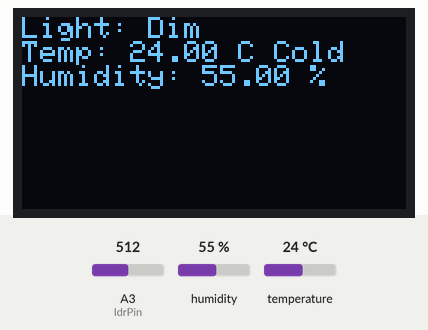
Recording of a sketch running on a simulated Arduino Uno, built with avr-gcc and run on an emulated ATmega328P. Shown: 128×64 one-colour display. The test bench sets the inputs (shaded band); at power-on: A3 (ldrPin) = 512, temperature 24 °C, humidity 55 %. What the sketch prints to the serial monitor is not drawn.

Above: at 1.2 s.
1.3 s: A3 (ldrPin) set to 315
7.6 s: A3 (ldrPin) set to 286
At 8.2 s:
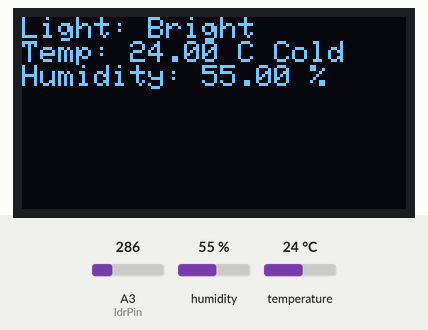
9.2 s: temperature set to 28 °C
At 12.0 s:
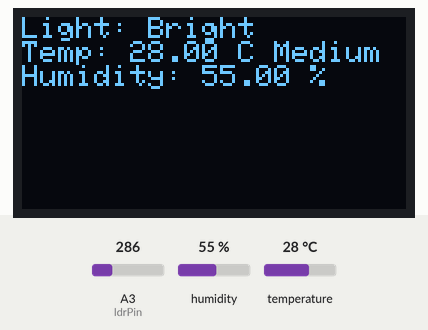
12.3 s: temperature set to 33 °C
At 13.6 s:
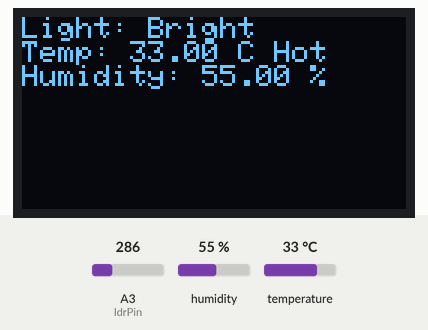
14.3 s: temperature set to 41 °C
At 16.0 s:
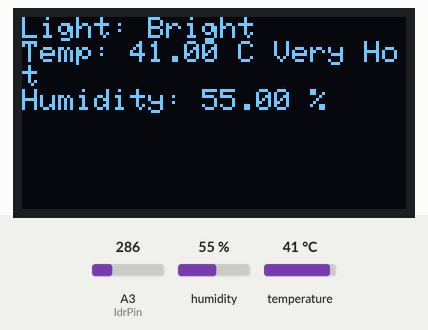
16.5 s: A3 (ldrPin) set to 306
At 17.4 s:
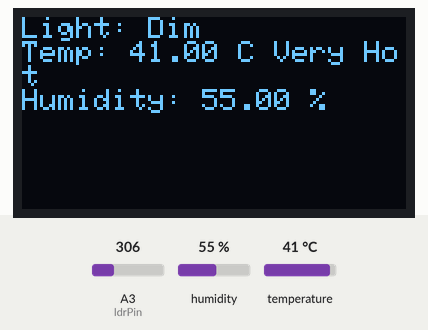
Timing chart, 0 to 19.1 s (numbered marks = the images above; inputs shaded):
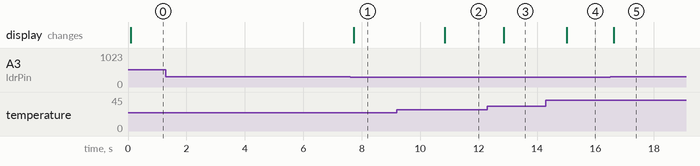

The sketch:

environment_monitor.ino
```cpp
#include <Wire.h>
#include <Adafruit_GFX.h>
#include <Adafruit_SSD1306.h>
#include <DHT.h>

// OLED setup
#define SCREEN_WIDTH 128
#define SCREEN_HEIGHT 64
#define OLED_RESET -1
Adafruit_SSD1306 display(SCREEN_WIDTH, SCREEN_HEIGHT, &Wire, OLED_RESET);

// DHT setup
#define DHTPIN 7
#define DHTTYPE DHT11
DHT dht(DHTPIN, DHTTYPE);

// LDR pin
const int ldrPin = A3;

void setup() {
  Serial.begin(9600);       // USB Serial

  if (!display.begin(SSD1306_SWITCHCAPVCC, 0x3C)) {
    while (1);
  }

  dht.begin();

  display.clearDisplay();
  display.setTextSize(1);
  display.setTextColor(SSD1306_WHITE);
}

void loop() {
  int lightLevel = analogRead(ldrPin);
  float temp = dht.readTemperature();
  float hum = dht.readHumidity();

  String lightStatus = (lightLevel < 300) ? "Bright" : "Dim";

  String tempCategory;
  if (temp < 25) tempCategory = "Cold";
  else if (temp <= 27) tempCategory = "Normal";
  else if (temp <= 30) tempCategory = "Medium";
  else if (temp <= 35) tempCategory = "Hot";
  else tempCategory = "Very Hot";

 display.clearDisplay();
  display.setCursor(0, 0);
  display.print("Light: "); display.println(lightStatus);
  display.print("Temp: "); display.print(temp); display.print(" C "); display.println(tempCategory);
  display.print("Humidity: "); display.print(hum); display.println(" %");
  display.display();

  // Send data over USB Serial
  String output = "Temp: " + String(temp) + ", Humidity: " + String(hum) + ", Light: " + lightStatus;
  Serial.println(output);  // Send data via USB Serial to Flask

  delay(100);  // Delay between readings
}
```

Measured:
- the behaviour switches between 300 and 299 on A3 (ldrPin) (found by bisection; images 0 and 1)
- after the input at 1.3 s, every drawn part: stays the same
- after the input at 7.6 s, the display: changes after 0.13 s (image 1)
- after the input at 9.2 s, the display: changes after 1.6 s (image 2)
- after the input at 12.3 s, the display: changes after 0.57 s (image 3)
- after the input at 14.3 s, the display: changes after 0.72 s (image 4)
- after the input at 16.5 s, the display: changes after 0.13 s (image 5)
